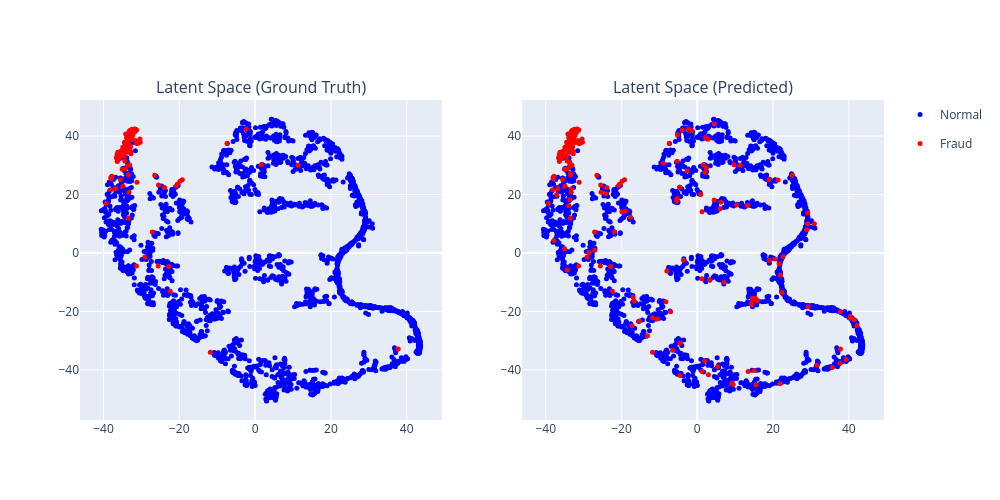

This figure's notebook cell:
### Code cell
plot_latent_space_2d(
    embeddings=embeddings,
    y_test=y_test,
    y_pred=y_pred,
    index_df=test_df,        # DataFrame to use for hover info
    hover_col='sales_id'     # column in test_df to display on hover
)

### Figure 1 — Plotly figure (JSON) as saved in the notebook; plotly's stock layout.template omitted (floating-point values rounded to 4 significant figures; data arrays with more than 128 entries replaced by an {"elided": "..."} marker saying what was removed)
{"data": [{"hoverinfo": "text+name", "hovertext": {"elided": "1905 str values"}, "legendgroup": "Normal", "marker": {"color": "blue", "size": 5}, "mode": "markers", "name": "Normal", "showlegend": true, "type": "scatter", "x": {"elided": "1905 float values"}, "xaxis": "x", "y": {"elided": "1905 float values"}, "yaxis": "y"}, {"hoverinfo": "text+name", "hovertext": ["8479 (Class: Fraud)", "3067 (Class: Fraud)", "9337 (Class: Fraud)", "8144 (Class: Fraud)", "2736 (Class: Fraud)", "932 (Class: Fraud)", "1425 (Class: Fraud)", "1348 (Class: Fraud)", "9841 (Class: Fraud)", "6959 (Class: Fraud)", "9164 (Class: Fraud)", "3649 (Class: Fraud)", "2906 (Class: Fraud)", "675 (Class: Fraud)", "4203 (Class: Fraud)", "6227 (Class: Fraud)", "3803 (Class: Fraud)", "2636 (Class: Fraud)", "2109 (Class: Fraud)", "7543 (Class: Fraud)", "5365 (Class: Fraud)", "2733 (Class: Fraud)", "4743 (Class: Fraud)", "5443 (Class: Fraud)", "8909 (Class: Fraud)", "9762 (Class: Fraud)", "5944 (Class: Fraud)", "6839 (Class: Fraud)", "6559 (Class: Fraud)", "1638 (Class: Fraud)", "9978 (Class: Fraud)", "2963 (Class: Fraud)", "5975 (Class: Fraud)", "5334 (Class: Fraud)", "5898 (Class: Fraud)", "2836 (Class: Fraud)", "4462 (Class: Fraud)", "3443 (Class: Fraud)", "6378 (Class: Fraud)", "6292 (Class: Fraud)", "3714 (Class: Fraud)", "9972 (Class: Fraud)", "5402 (Class: Fraud)", "2200 (Class: Fraud)", "1954 (Class: Fraud)", "5711 (Class: Fraud)", "8086 (Class: Fraud)", "3059 (Class: Fraud)", "4699 (Class: Fraud)", "5459 (Class: Fraud)", "2503 (Class: Fraud)", "2803 (Class: Fraud)", "1171 (Class: Fraud)", "8427 (Class: Fraud)", "1996 (Class: Fraud)", "1800 (Class: Fraud)", "3055 (Class: Fraud)", "1466 (Class: Fraud)", "518 (Class: Fraud)", "4036 (Class: Fraud)", "3846 (Class: Fraud)", "810 (Class: Fraud)", "5344 (Class: Fraud)", "7633 (Class: Fraud)", "2122 (Class: Fraud)", "464 (Class: Fraud)", "2460 (Class: Fraud)", "8929 (Class: Fraud)", "261 (Class: Fraud)", "6326 (Class: Fraud)", "8132 (Class: Fraud)", "411 (Class: Fraud)", "3696 (Class: Fraud)", "475 (Class: Fraud)", "4840 (Class: Fraud)", "1011 (Class: Fraud)", "8516 (Class: Fraud)", "3402 (Class: Fraud)", "4966 (Class: Fraud)", "7295 (Class: Fraud)", "9768 (Class: Fraud)", "412 (Class: Fraud)", "6117 (Class: Fraud)", "2798 (Class: Fraud)", "9777 (Class: Fraud)", "1715 (Class: Fraud)", "6051 (Class: Fraud)", "7225 (Class: Fraud)", "5286 (Class: Fraud)", "8616 (Class: Fraud)", "8458 (Class: Fraud)", "9129 (Class: Fraud)", "8160 (Class: Fraud)", "3506 (Class: Fraud)", "1440 (Class: Fraud)"], "legendgroup": "Fraud", "marker": {"color": "red", "size": 5}, "mode": "markers", "name": "Fraud", "showlegend": true, "type": "scatter", "x": [-32.98, -32.75, -33.26, -32.7, -33.47, -36.42, -30.31, -22.83, -31.68, -35.3, -33.92, -38.08, -37.95, -33.55, -34.33, 1.621, 37.78, -33.27, -33.99, -36.38, -7.394, -38.13, -32.73, -33.47, -33.08, -33.38, -19.2, -39.3, -34.15, -33.3, -32.47, -23.85, -26.49, -33.84, -34.26, -31.26, -36.21, -30.9, -34.88, -36.08, -34.36, -31.21, -30.39, -34.92, -35.5, -33.5, -32.21, -32.45, -33.0, -19.84, -11.82, -32.57, -31.3, -36.61, -32.7, -31.54, -2.311, -36.24, -20.73, -32.86, -34.27, -25.57, -34.33, -33.09, -33.7, -25.49, -32.9, -29.09, -35.08, -35.1, -37.82, -33.52, -27.12, -35.72, -31.17, -32.88, -34.47, -30.7, -31.83, -33.39, -22.38, -33.4, -31.55, 11.38, -35.64, -33.63, -33.38, -34.21, -34.48, -33.66, -33.3, -20.55, -35.55, -32.49, -36.81], "xaxis": "x", "y": [42.01, 39.62, 20.79, 38.96, 11.88, 33.66, 37.85, -4.605, 41.45, 33.47, 39.39, 25.8, 25.39, 29.73, 35.58, 30.17, -32.86, 41.52, 36.36, 31.33, 37.53, 21.64, 33.92, 36.13, 40.77, 39.67, 25.08, 16.95, 40.71, 40.05, 42.3, 22.36, 26.6, 37.63, 28.79, 42.04, 31.8, 37.58, 22.86, 32.2, 31.5, 37.46, 38.96, 36.18, 25.04, 26.77, 40.37, 40.93, 38.95, 24.56, -33.97, 41.63, -4.482, 32.61, 38.96, 38.44, 42.38, 34.44, 23.0, 34.79, 36.4, -4.427, 37.21, 30.12, 39.53, 23.24, 40.45, -1.42, 28.63, 35.18, 26.21, 36.59, 7.138, 32.92, 24.17, 36.37, 37.92, 38.19, 42.43, 37.89, -13.14, 38.88, 42.34, 29.99, 32.87, 34.48, 35.4, 34.49, 33.0, 40.74, 36.99, 23.5, 34.75, 39.7, 22.01], "yaxis": "y"}, {"hoverinfo": "text+name", "hovertext": {"elided": "1809 str values"}, "legendgroup": "Normal", "marker": {"color": "blue", "size": 5}, "mode": "markers", "name": "Normal", "showlegend": false, "type": "scatter", "x": {"elided": "1809 float values"}, "xaxis": "x2", "y": {"elided": "1809 float values"}, "yaxis": "y2"}, {"hoverinfo": "text+name", "hovertext": {"elided": "191 str values"}, "legendgroup": "Fraud", "marker": {"color": "red", "size": 5}, "mode": "markers", "name": "Fraud", "showlegend": false, "type": "scatter", "x": {"elided": "191 float values"}, "xaxis": "x2", "y": {"elided": "191 float values"}, "yaxis": "y2"}], "layout": {"annotations": [{"font": {"size": 16}, "showarrow": false, "text": "Latent Space (Ground Truth)", "x": 0.225, "xanchor": "center", "xref": "paper", "y": 1, "yanchor": "bottom", "yref": "paper"}, {"font": {"size": 16}, "showarrow": false, "text": "Latent Space (Predicted)", "x": 0.775, "xanchor": "center", "xref": "paper", "y": 1, "yanchor": "bottom", "yref": "paper"}], "height": 500, "width": 1000, "xaxis": {"anchor": "y", "domain": [0, 0.45]}, "xaxis2": {"anchor": "y2", "domain": [0.55, 1]}, "yaxis": {"anchor": "x", "domain": [0, 1]}, "yaxis2": {"anchor": "x2", "domain": [0, 1]}}}
